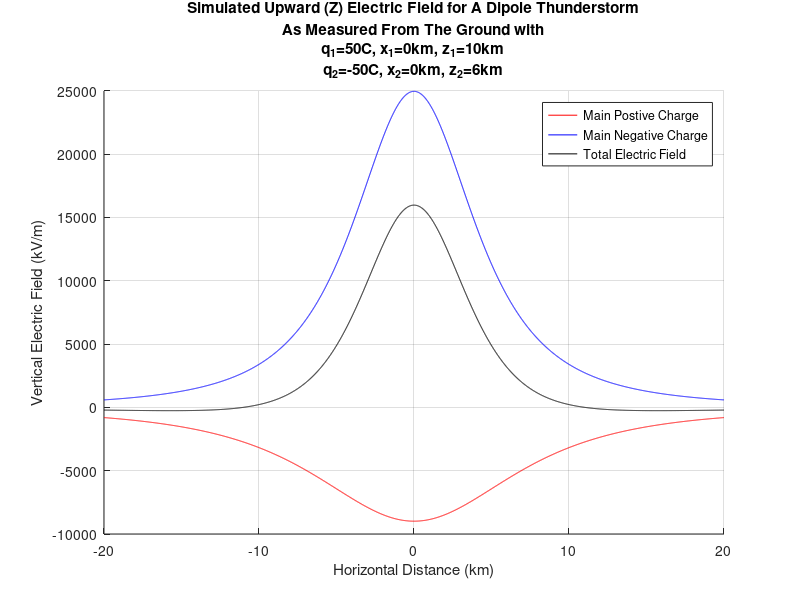

Reproduce this figure in MATLAB.
q1 = 50;
q2 = -50;

x1 = 0;
x2 = 0;
y1 = 0;
y2 = 0;
z1 = 10000;
z2 = 6000;


e1 = 8.8541878*10^-12;
e2 = 8.8541878*10^-12;
x = -20000:10:20000;
y = 0;
z = 0;

E_x1 = q1*(x-x1)./(4*pi*e1*((x-x1).^2+(y-y1).^2+(z-z1).^2).^(3/2));
E_x2 = q2*(x-x2)./(4*pi*e2*((x-x2).^2+(y-y2).^2+(z-z2).^2).^(3/2));

E_y1 = q1*(y-y1)./(4*pi*e1*((x-x1).^2+(y-y1).^2+(z-z1).^2).^(3/2));
E_y2 = q2*(y-y2)./(4*pi*e2*((x-x2).^2+(y-y2).^2+(z-z2).^2).^(3/2));

E_z1 = q1*(z-z1)./(4*pi*e1*((x-x1).^2+(y-y1).^2+(z-z1).^2).^(3/2));
E_z2 = q2*(z-z2)./(4*pi*e2*((x-x2).^2+(y-y2).^2+(z-z2).^2).^(3/2));


E_x1p = -q1*(x-x1)./(4*pi*e1*((x-x1).^2+(y-y1).^2+(z+z1).^2).^(3/2));
E_x2p = -q2*(x-x2)./(4*pi*e2*((x-x2).^2+(y-y2).^2+(z+z2).^2).^(3/2));

E_y1p = -q1*(y-y1)./(4*pi*e1*((x-x1).^2+(y-y1).^2+(z+z1).^2).^(3/2));
E_y2p = -q2*(y-y2)./(4*pi*e2*((x-x2).^2+(y-y2).^2+(z+z2).^2).^(3/2));

E_z1p = -q1*(z+z1)./(4*pi*e1*((x-x1).^2+(y-y1).^2+(z+z1).^2).^(3/2));
E_z2p = -q2*(z+z2)./(4*pi*e2*((x-x2).^2+(y-y2).^2+(z+z2).^2).^(3/2));




E_x = E_x1 + E_x2 + E_x1p + E_x2p;
E_y = E_y1 + E_y2 + E_y1p + E_y2p;
E_z = E_z1 + E_z2 + E_z1p + E_z2p;

figure()
hold on
grid on
plot(x./1000,E_z1+E_z1p,'r')
plot(x./1000,E_z2+E_z2p,'b')
plot(x./1000,E_z,'k')
title({'Simulated Upward (Z) Electric Field for A Dipole Thunderstorm', 'As Measured From The Ground with',sprintf('q_1=%iC, x_1=%ikm, z_1=%ikm',q1,x1/1000,z1/1000),sprintf('q_2=%iC, x_2=%ikm, z_2=%ikm',q2,x2/1000,z2/1000)})
legend('Main Postive Charge','Main Negative Charge','Total Electric Field')
xlabel('Horizontal Distance (km)')
ylabel('Vertical Electric Field (kV/m)')
